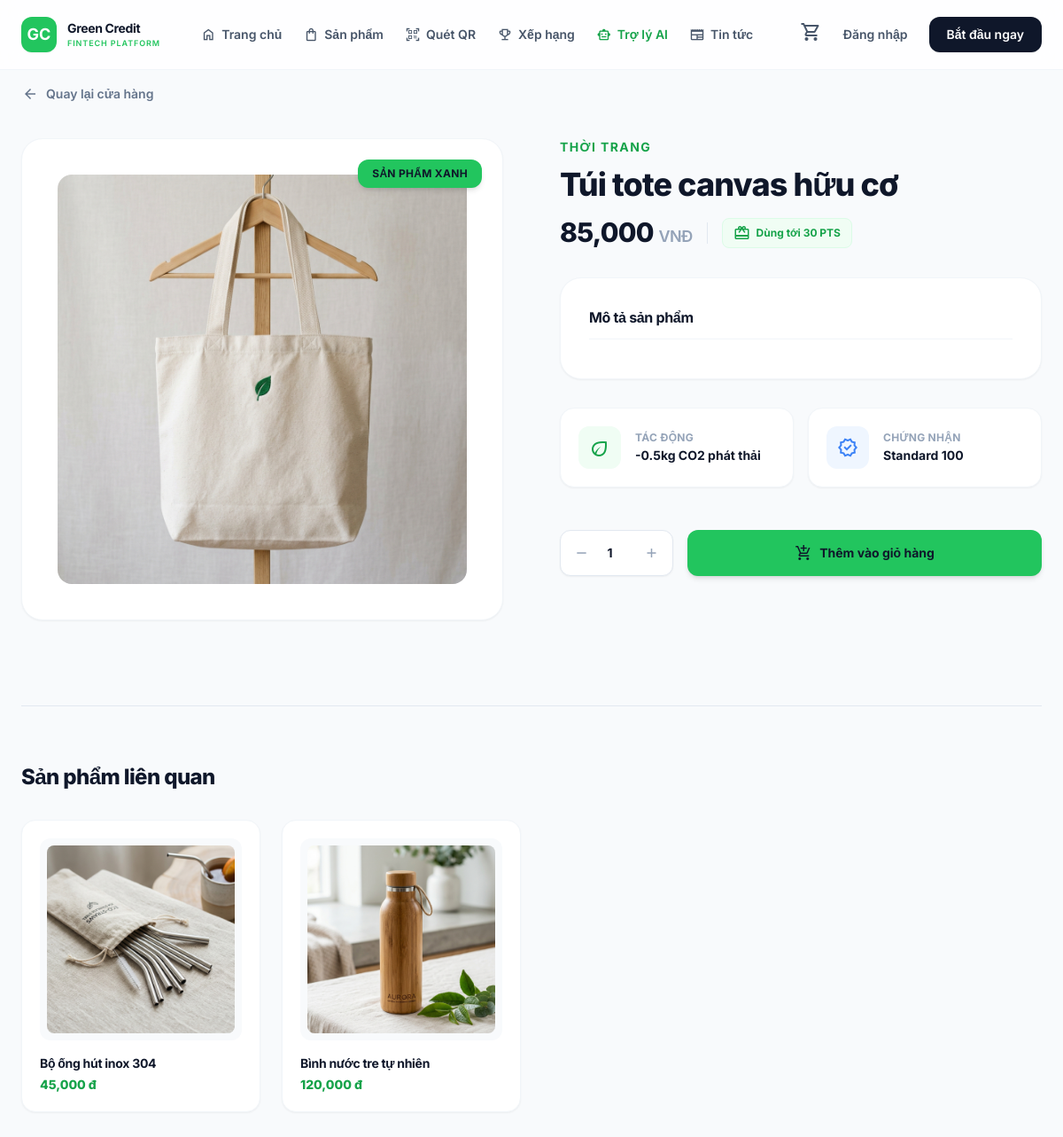
The app's page /product_detail.php?id=2 with its own data.
### tables this page shows
CREATE TABLE `products` (
  `id` int(11) NOT NULL AUTO_INCREMENT,
  `name` varchar(255) NOT NULL,
  `description` text DEFAULT NULL,
  `price_vnd` int(11) NOT NULL,
  `max_pts` int(11) NOT NULL DEFAULT 0,
  `category` varchar(50) DEFAULT 'Khác',
  `image` varchar(255) DEFAULT NULL,
  `stock` int(11) DEFAULT 100,
  `created_at` timestamp DEFAULT current_timestamp(),
  PRIMARY KEY (`id`)
);

### product_detail.php (the view, shortened to what this page needs)
<?php
require_once 'includes/header.php';
$id = isset($_GET['id']) ? (int)$_GET['id'] : 0;
$stmt = $pdo->prepare("SELECT * FROM products WHERE id = ?");
$stmt->execute([$id]);
$p = $stmt->fetch(PDO::FETCH_ASSOC);
$stmtRel = $pdo->prepare("SELECT * FROM products WHERE id != ? ORDER BY id DESC LIMIT 4");
$stmtRel->execute([$id]);
$related = $stmtRel->fetchAll(PDO::FETCH_ASSOC);
?>
<main class="min-h-screen bg-[#f8fafc] pt-24 pb-20 px-6">
    <div class="max-w-6xl mx-auto">
        <a href="rewards.php" class="inline-flex items-center gap-2 text-slate-500 font-semibold text-sm mb-10 hover:text-green-600 transition-colors group">
            <span class="material-symbols-outlined text-[20px] group-hover:-translate-x-1 transition-transform">arrow_back</span>
            Quay lại cửa hàng
        </a>
        <div class="grid grid-cols-1 lg:grid-cols-2 gap-12 lg:gap-16 items-start">
            <div class="relative" data-aos="fade-right">
                <div class="aspect-square rounded-3xl overflow-hidden shadow-sm border border-slate-100 bg-white p-6 md:p-10">
                    <img src="<?= $p['image'] ?>" alt="<?= $p['name'] ?>" class="w-full h-full object-cover rounded-2xl hover:scale-105 transition-transform duration-700">
                </div>
                <div class="absolute top-6 right-6 bg-green-500 text-slate-900 px-4 py-2 rounded-xl font-bold text-xs uppercase tracking-wide shadow-md">
                    Sản phẩm xanh
                </div>
            </div>
            <div class="space-y-8" data-aos="fade-left">
                <div>
                    <span class="text-green-600 font-bold uppercase tracking-widest mb-3 block text-sm"><?= $p['category'] ?></span>
                    <h1 class="text-3xl md:text-4xl font-extrabold text-slate-900 tracking-tight mb-4 leading-tight"><?= $p['name'] ?></h1>
                    <div class="flex items-center gap-4 flex-wrap">
                        <span class="text-3xl font-extrabold text-slate-900 tracking-tight"><?= number_format($p['price_vnd']) ?> <span class="text-lg font-semibold text-slate-400">VNĐ</span></span>
                        <div class="flex items-center gap-1.5 text-green-600 bg-green-50 px-3 py-1.5 rounded-lg border border-green-100">
                            <span class="material-symbols-outlined text-[20px]">redeem</span>
                            <span class="text-xs font-bold">Dùng tới <?= $p['max_pts'] ?> PTS</span>
                        </div>
                    </div>
                </div>
                <div class="bg-white p-8 rounded-3xl border border-slate-100 shadow-sm">
                    <h3 class="text-base font-bold text-slate-900 mb-3 border-b border-slate-100 pb-3">Mô tả sản phẩm</h3>
                </div>
                <div class="grid grid-cols-1 sm:grid-cols-2 gap-4">
                    <div class="bg-white p-5 rounded-2xl border border-slate-100 shadow-sm flex items-center gap-4">
                        <div class="w-12 h-12 bg-green-50 rounded-xl flex items-center justify-center text-green-600 shrink-0">
                            <span class="material-symbols-outlined text-[24px]">eco</span>
                        </div>
                        <div>
                            <h4 class="text-xs font-bold text-slate-400 uppercase tracking-wide mb-0.5">Tác động</h4>
                            <p class="text-sm font-bold text-slate-900">-0.5kg CO2 phát thải</p>
                        </div>
                    </div>
                    <div class="bg-white p-5 rounded-2xl border border-slate-100 shadow-sm flex items-center gap-4">
                        <div class="w-12 h-12 bg-blue-50 rounded-xl flex items-center justify-center text-blue-500 shrink-0">
                            <span class="material-symbols-outlined text-[24px]">verified</span>
                        </div>
                        <div>
                            <h4 class="text-xs font-bold text-slate-400 uppercase tracking-wide mb-0.5">Chứng nhận</h4>
                            <p class="text-sm font-bold text-slate-900">Standard 100</p>
                        </div>
                    </div>
                </div>
                <div class="flex flex-col sm:flex-row gap-4 pt-4">
                    <div class="flex items-center bg-white rounded-xl border border-slate-200 p-1 shadow-sm w-full sm:w-32 justify-between">
                        <button class="w-10 h-10 flex items-center justify-center text-slate-400 hover:text-slate-900 hover:bg-slate-50 rounded-lg transition-all"><span class="material-symbols-outlined text-[20px]">remove</span></button>
                        <input type="number" value="1" class="w-10 text-center font-bold text-slate-900 text-sm bg-transparent border-none outline-none appearance-none">
                        <button class="w-10 h-10 flex items-center justify-center text-slate-400 hover:text-slate-900 hover:bg-slate-50 rounded-lg transition-all"><span class="material-symbols-outlined text-[20px]">add</span></button>
                    </div>
                    <button onclick='addToCart(<?= json_encode($p) ?>)' class="flex-1 bg-green-500 text-slate-900 py-4 rounded-xl font-bold text-sm shadow-md hover:bg-green-400 transition-all flex items-center justify-center gap-2">
                        <span class="material-symbols-outlined text-[20px]">add_shopping_cart</span>
                        Thêm vào giỏ hàng
                    </button>
                </div>
            </div>
        </div>
        <div class="mt-24 pt-16 border-t border-slate-200">
            <h2 class="text-2xl font-extrabold text-slate-900 tracking-tight mb-8">Sản phẩm liên quan</h2>
            <div class="grid grid-cols-1 sm:grid-cols-2 md:grid-cols-4 gap-6">
                <?php
                foreach($related as $rp):
                ?>
                <a href="product_detail.php?id=<?= $rp['id'] ?>" class="bg-white p-5 rounded-2xl border border-slate-100 shadow-sm group hover:shadow-md hover:-translate-y-1 transition-all">
                    <div class="aspect-square rounded-xl overflow-hidden mb-4 bg-slate-50 p-2">
                        <img src="<?= $rp['image'] ?>" class="w-full h-full object-cover group-hover:scale-105 transition-transform duration-500 rounded-lg">
                    </div>
                    <h4 class="text-sm font-bold text-slate-900 mb-1 line-clamp-1 group-hover:text-green-600 transition-colors"><?= $rp['name'] ?></h4>
                    <p class="text-sm font-extrabold text-green-600"><?= number_format($rp['price_vnd']) ?> đ</p>
                </a>
                <?php endforeach; ?>
            </div>
        </div>
    </div>
</main>
<?php require_once 'includes/footer.php'; ?>

### assets/css/main.css (style rules this page uses)
:root { --primary: #22c55e; --primary-glow: rgba(34, 197, 94, 0.2); --secondary: #123321; --accent: #facc15; --glass-white: rgba(255, 255, 255, 0.9); --bg-gradient: linear-gradient(135deg, #f8fafc 0%, #ffffff 100%); }
body { font-family: 'Plus Jakarta Sans', sans-serif; background-color: #ffffff; color: var(--secondary); }

### includes/header.php (style rules this page uses)
body { font-family: 'Inter', sans-serif; color: #334155; }
h1, h2, h3, h4, h5, h6 { letter-spacing: -0.02em; color: #0f172a; }

### records on screen
products: image (picture), category "THỜI TRANG", name "Túi tote canvas hữu cơ", price_vnd "85,000", max_pts "30"
products: image (picture), name "Bộ ống hút inox 304", price_vnd "45,000"
products: image (picture), name "Bình nước tre tự nhiên", price_vnd "120,000"
